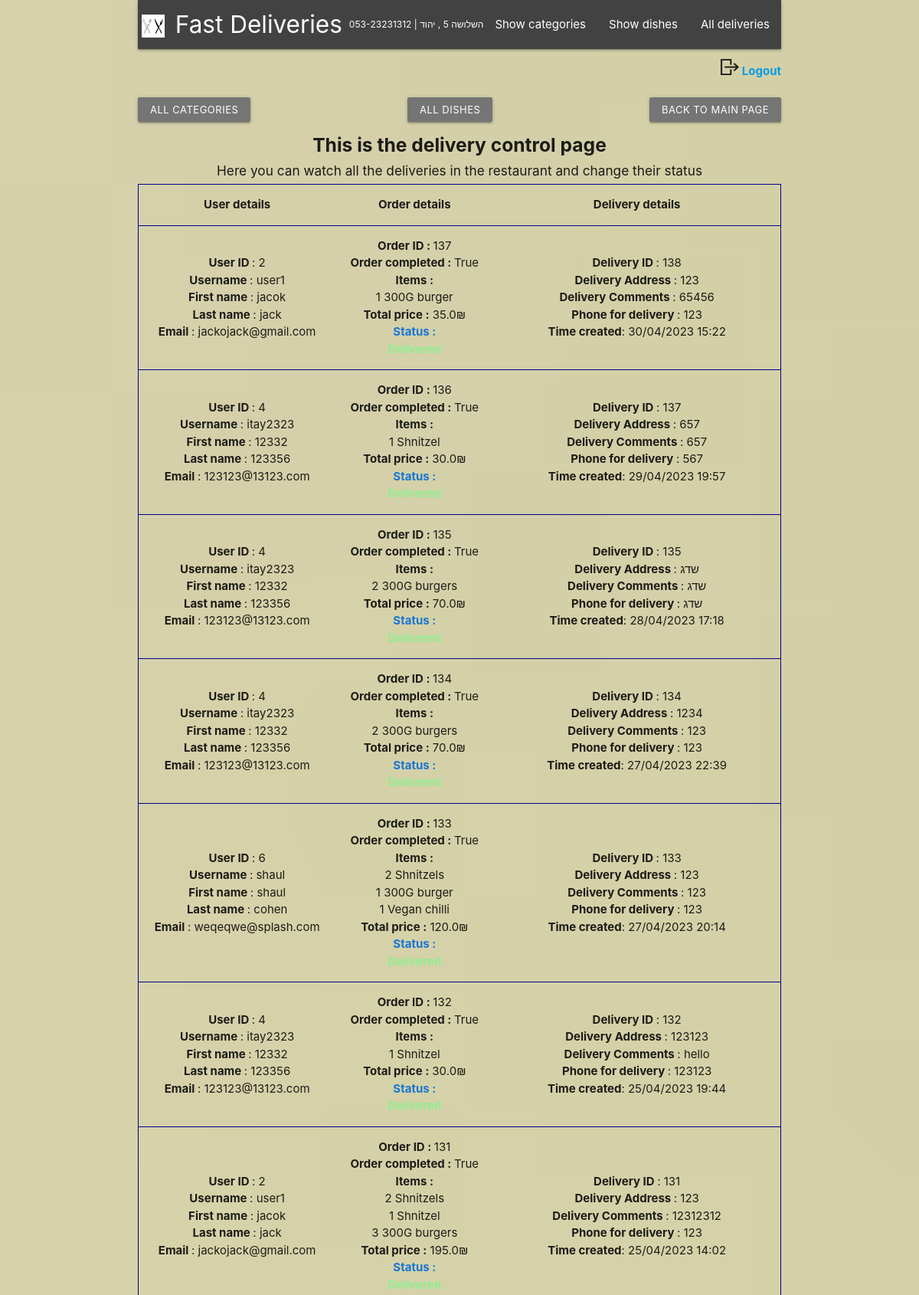
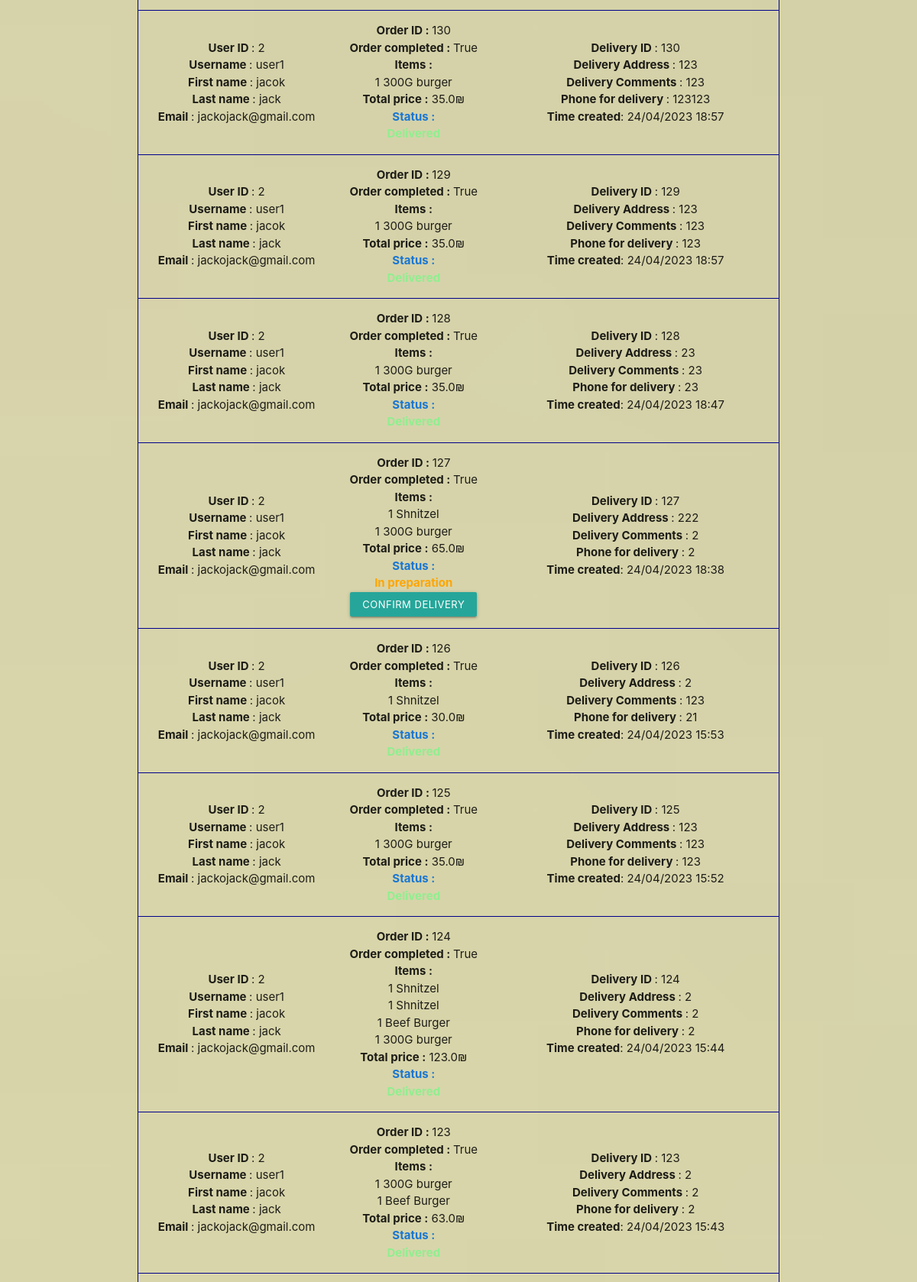
Screenshot of /manage-deliveries (signed in, upper part) with the database file from the repository (2 pictures, top to bottom).
### models/cart.py (models this page shows)
class Cart(db.Model): # represents a user's cart, which can contain many Dish objects
    id = db.Column(db.Integer, primary_key=True)
    user_id = db.Column(db.Integer,db.ForeignKey('user.id'), nullable=False)
    delivery_id = db.Column(db.Integer,db.ForeignKey('delivery.id'),nullable=True)
    delivery = db.relationship('Delivery',backref='cart',uselist=False) # what determines the one to one relationship with delivery
    items = db.relationship('Items',backref='cart')
    finished_order = db.Column(db.Boolean,default=False)

### models/user.py (models this page shows)
class User(db.Model,UserMixin): # represents a user of the website
    id = db.Column(db.Integer,primary_key=True)
    username = db.Column(db.String(200),nullable=False,unique=True)
    password = db.Column(db.String(200),nullable=False)
    first_name = db.Column(db.String(200),nullable=False)
    last_name = db.Column(db.String(200),nullable=False)
    is_staff = db.Column(db.Boolean,default=False)
    email = db.Column(db.String(50),unique=True,nullable=False)
    carts = db.relationship('Cart',backref='user')

### models/items.py (models this page shows)
class Items(db.Model):
    id = db.Column(db.Integer,primary_key=True)
    dish_id = db.Column(db.Integer,db.ForeignKey('dish.id'),nullable=False)
    cart_id = db.Column(db.Integer,db.ForeignKey('cart.id'),nullable=False)
    amount = db.Column(db.Integer,nullable=False)

### models/dish.py (models this page shows)
class Dish(db.Model): #  represents a dish that can be purchased by users
    id = db.Column(db.Integer,primary_key=True)
    dish_name = db.Column(db.String(100),nullable=False,unique=True)
    price = db.Column(db.Float,nullable=False)
    description = db.Column(db.String(1000),nullable=False)
    imageURL = db.Column(db.String(5000),nullable=False)
    is_gluten_free = db.Column(db.Boolean,default=False)
    is_vegeterian = db.Column(db.Boolean,default=False)
    category_id = db.Column(db.Integer,db.ForeignKey('category.id'), nullable=False)
    items = db.relationship('Items',backref="dish")

### models/delivery.py (models this page shows)
class Delivery(db.Model):
    id = db.Column(db.Integer,primary_key=True)
    is_delivered = db.Column(db.Boolean,default=False)
    address = db.Column(db.String(200),nullable=False)
    comments = db.Column(db.String(500))
    phone_for_delivery = db.Column(db.String(11),nullable=False)
    created = db.Column(db.DateTime,default=dt.now)

### controllers/deliveries.py (the view)
@login_required
def manage_deliveries():
    if is_not_staff_member() == True:
        return redirect(url_for("main_page"))
    carts = Cart.query.all()
    return render_template("deliveries/manage_deliveries.html",carts=carts,calculate_order=calculate_order)

### auth.py (called while the page is built)
@login_manager.user_loader
def load_user(user_id): # userloader gets 1 parameter , user_id
    return User.query.get(int(user_id)) # because the id's are integers

### utils.py (called while the page is built)
def calculate_order(cart):
    total_dish_price = 0
    for item in cart.items:
        total_dish_price += item.dish.price * item.amount
    return total_dish_price

def is_not_staff_member():
    if current_user.is_authenticated and not current_user.is_staff:
        flash("This account does not have access to that part of the website , sorry.","error")
        return True
    return False

### templates/deliveries/manage_deliveries.html (shortened to what this page needs)
{% extends 'layout.html' %}
{% block content %}
<br>
<div dir="rtl">
    <div class="center">
        <a href="{{url_for ('main_page') }}" class="waves-effect waves-light grey darken-1 btn-small right">Back to main
            page</a>
        <a href="{{url_for ('categories.manage_categories') }}"
            class="waves-effect waves-light grey darken-1 btn-small left">All
            Categories</a>
        <a href="{{url_for ('dishes.manage_dishes')}}" class="waves-effect waves-light grey darken-1 btn-small">All
            Dishes</a>
    </div>
</div>
<div class="center">
    <h5 class="bold">This is the delivery control page</h5>
    <h6>Here you can watch all the deliveries in the restaurant and change their status</h6>
</div>
<table class="centered">
    <thead class="delivery-border-title">
        <tr>
            <th>User details</th>
            <th>Order details</th>
            <th>Delivery details</th>
        </tr>
    </thead>
    <tbody>
        {% for cart in carts[::-1] %}
        <tr>
            <td class="delivery-border-left">
                <div>
                    <span class="bold">User ID </span>: {{cart.user.id}}
                </div>
                <div>
                    <span class="bold">Username </span>: {{cart.user.username}}
                </div>
                <div>
                    <span class="bold">First name </span>: {{cart.user.first_name}}
                </div>
                <div>
                    <span class="bold">Last name </span>: {{cart.user.last_name}}
                </div>
                <div>
                    <span class="bold">Email </span>: {{cart.user.email}}
                </div>
            </td>
            <td class="delivery-border-center">
                <div>
                    <span class="bold">Order ID : </span>{{cart.id}}
                </div>
                <div>
                    <span class="bold">Order completed : </span>{{cart.finished_order}}
                </div>
                <div>
                    <span class="bold">Items : </span>
                </div>
                {% for item in cart.items %}
                {% if item.amount > 1 %}
                <div>{{item.amount}} {{item.dish.dish_name}}s </div>
                {% else %}
                <div>{{item.amount}} {{item.dish.dish_name}} </div>
                {% endif %}
                {% endfor %}
                <div>
                    <span class="bold">Total price :</span> {{calculate_order(cart)}}₪
                </div>
                <div>
                    <span class="bold blue-text text-darken-2">Status :</span>
                </div>
                {% if cart.delivery.is_delivered %}
                <div class="bold" style="color:lightgreen">Delivered</div>
                {% elif cart.delivery %}
                <div class="bold" style="color:orange">In preparation</div>
                <form action="{{url_for ('deliveries.change_delivery_status',id=cart.id)}}" method="POST">
                    <button type="submit" class="waves-effect waves-light btn-small">Confirm delivery
                    </button>
                </form>
                {% else %}
                <div class="red-text">Not ordered yet</div>
                {% endif %}
            </td>
            <td class="delivery-border-right">
                <div>
                    <span class="bold">Delivery ID </span>: {{cart.delivery.id}}
                </div>
                <div>
                    <span class="bold">Delivery Address </span>: {{cart.delivery.address}}
                </div>
                <div>
                    <span class="bold">Delivery Comments </span>: {{cart.delivery.comments}}
                </div>
                <div>
                    <span class="bold">Phone for delivery </span>: {{cart.delivery.phone_for_delivery}}
                </div>
                {% if cart.delivery %}
                <div>
                    <span class="bold">Time created</span>: {{cart.delivery.created.strftime("%d/%m/%Y %H:%M")}}
                </div>
                {% else %}
                <div>
                    <span class="bold">Time created</span>:
                    <div class="red-text"> Delivery wasn't created yet</div>
                </div>
                {% endif %}
                {% endfor %}
            </td>
        </tr>
    </tbody>
</table>
{% endblock %}

### static/style.css (style rules this page uses)
.bold { font-weight: bold; }
.delivery-border-title { border:1px darkblue solid; border-bottom:1px darkblue solid }
.delivery-border-left { border-top:1px darkblue solid; border-bottom:1px darkblue solid; border-left:1px darkblue solid }
.delivery-border-right { border-top:1px darkblue solid; border-bottom:1px darkblue solid; border-right:1px darkblue solid }
.delivery-border-center { border-top:1px darkblue solid; border-bottom:1px darkblue solid; }

### rows the page displays
Cart: user.id "2", user.username "user1", user.first_name "jacok", user.last_name "jack", user.email "jackojack@gmail.com", id "137", finished_order "True", delivery.id "138", delivery.address "123", delivery.comments "65456", delivery.phone_for_delivery "123", delivery.created "30/04/2023 15:22"
Items: amount "1", dish.dish_name "300G burger"
Dish: price.amount "35.0", price.amount "70.0", price.amount "63.0"
Cart: user.id "4", user.username "itay2323", user.first_name "12332", user.last_name "123356", user.email "123123@13123.com", id "136", finished_order "True", delivery.id "137", delivery.address "657", delivery.comments "657", delivery.phone_for_delivery "567", delivery.created "29/04/2023 19:57"
Items: amount "1", dish.dish_name "Shnitzel"
Dish: price.amount "30.0", price.amount "120.0", price.amount "195.0", price.amount "65.0", price.amount "123.0"
Cart: user.id "4", user.username "itay2323", user.first_name "12332", user.last_name "123356", user.email "123123@13123.com", id "135", finished_order "True", delivery.id "135", delivery.address "שדג", delivery.comments "שדג", delivery.phone_for_delivery "שדג", delivery.created "28/04/2023 17:18"
Items: amount "2", dish.dish_name "300G burger"
Cart: user.id "4", user.username "itay2323", user.first_name "12332", user.last_name "123356", user.email "123123@13123.com", id "134", finished_order "True", delivery.id "134", delivery.address "1234", delivery.comments "123", delivery.phone_for_delivery "123", delivery.created "27/04/2023 22:39"
Items: amount "2", dish.dish_name "300G burger"
Cart: user.id "6", user.username "shaul", user.first_name "shaul", user.last_name "cohen", user.email "weqeqwe@splash.com", id "133", finished_order "True", delivery.id "133", delivery.address "123", delivery.comments "123", delivery.phone_for_delivery "123", delivery.created "27/04/2023 20:14"
Items: amount "2", dish.dish_name "Shnitzel"
Items: amount "1", dish.dish_name "300G burger"
Items: amount "1", dish.dish_name "Vegan chilli"
Cart: user.id "4", user.username "itay2323", user.first_name "12332", user.last_name "123356", user.email "123123@13123.com", id "132", finished_order "True", delivery.id "132", delivery.address "123123", delivery.comments "hello", delivery.phone_for_delivery "123123", delivery.created "25/04/2023 19:44"
Items: amount "1", dish.dish_name "Shnitzel"
Cart: user.id "2", user.username "user1", user.first_name "jacok", user.last_name "jack", user.email "jackojack@gmail.com", id "131", finished_order "True", delivery.id "131", delivery.address "123", delivery.comments "12312312", delivery.phone_for_delivery "123", delivery.created "25/04/2023 14:02"
Items: amount "2", dish.dish_name "Shnitzel"
Items: amount "1", dish.dish_name "Shnitzel"
Items: amount "3", dish.dish_name "300G burger"
Cart: user.id "2", user.username "user1", user.first_name "jacok", user.last_name "jack", user.email "jackojack@gmail.com", id "130", finished_order "True", delivery.id "130", delivery.address "123", delivery.comments "123", delivery.phone_for_delivery "123123", delivery.created "24/04/2023 18:57"
Items: amount "1", dish.dish_name "300G burger"
Cart: user.id "2", user.username "user1", user.first_name "jacok", user.last_name "jack", user.email "jackojack@gmail.com", id "129", finished_order "True", delivery.id "129", delivery.address "123", delivery.comments "123", delivery.phone_for_delivery "123", delivery.created "24/04/2023 18:57"
Items: amount "1", dish.dish_name "300G burger"
Cart: user.id "2", user.username "user1", user.first_name "jacok", user.last_name "jack", user.email "jackojack@gmail.com", id "128", finished_order "True", delivery.id "128", delivery.address "23", delivery.comments "23", delivery.phone_for_delivery "23", delivery.created "24/04/2023 18:47"
Items: amount "1", dish.dish_name "300G burger"
Cart: user.id "2", user.username "user1", user.first_name "jacok", user.last_name "jack", user.email "jackojack@gmail.com", id "127", finished_order "True", delivery.id "127", delivery.address "222", delivery.comments "2", delivery.phone_for_delivery "2", delivery.created "24/04/2023 18:38"
Items: amount "1", dish.dish_name "Shnitzel"
Items: amount "1", dish.dish_name "300G burger"
Cart: user.id "2", user.username "user1", user.first_name "jacok", user.last_name "jack", user.email "jackojack@gmail.com", id "126", finished_order "True", delivery.id "126", delivery.address "2", delivery.comments "123", delivery.phone_for_delivery "21", delivery.created "24/04/2023 15:53"
Items: amount "1", dish.dish_name "Shnitzel"
Cart: user.id "2", user.username "user1", user.first_name "jacok", user.last_name "jack", user.email "jackojack@gmail.com", id "125", finished_order "True", delivery.id "125", delivery.address "123", delivery.comments "123", delivery.phone_for_delivery "123", delivery.created "24/04/2023 15:52"
Items: amount "1", dish.dish_name "300G burger"
Cart: user.id "2", user.username "user1", user.first_name "jacok", user.last_name "jack", user.email "jackojack@gmail.com", id "124", finished_order "True", delivery.id "124", delivery.address "2", delivery.comments "2", delivery.phone_for_delivery "2", delivery.created "24/04/2023 15:44"
Items: amount "1", dish.dish_name "Shnitzel"
Items: amount "1", dish.dish_name "Shnitzel"
Items: amount "1", dish.dish_name "Beef Burger"
Items: amount "1", dish.dish_name "300G burger"
Cart: user.id "2", user.username "user1", user.first_name "jacok", user.last_name "jack", user.email "jackojack@gmail.com", id "123", finished_order "True", delivery.id "123", delivery.address "2", delivery.comments "2", delivery.phone_for_delivery "2", delivery.created "24/04/2023 15:43"
Items: amount "1", dish.dish_name "300G burger"
Items: amount "1", dish.dish_name "Beef Burger"
